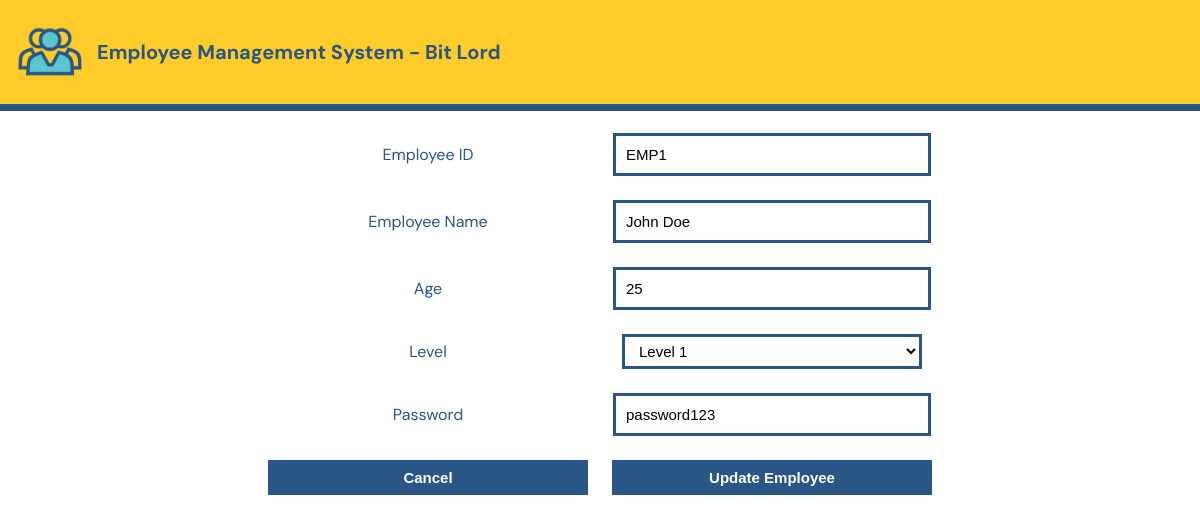
The page /admin/updateEmployee.php?empID=EMP1 on the database its author committed.
### tables this page shows
CREATE TABLE `employee` (
  `empId` varchar(11) NOT NULL,
  `empName` varchar(255) DEFAULT NULL,
  `empAge` int(11) DEFAULT NULL,
  `empLevel` varchar(50) DEFAULT NULL,
  `empPassword` varchar(255) DEFAULT NULL
);

### admin/updateEmployee.php (the view, shortened to what this page needs)
<?php
include_once("../conf/conf.php");
if(isset($_GET['empID'])) {
    $empID = $_GET['empID'];
    $query = "SELECT * FROM employee WHERE empId='$empID'";
    $result = mysqli_query($conn, $query);
    if(mysqli_num_rows($result) > 0) {
        $employee = mysqli_fetch_assoc($result);
    } else {
        header("Location: manageEmployee.php");
        exit;
    }
} else {
    header("Location: manageEmployee.php");
    exit;
}
?>
<!DOCTYPE html>
<html lang="en" class="conthtml">
<head>
    <link rel="stylesheet" href="../style/style.css">
</head>
<body class="contbody">
    <?php include_once("../script/header.php"); ?>
    <div class="container2">
        <form method="POST">
            <table>
                <tr>
                    <td>Employee ID</td>
                    <td><input type="text" id="employeeID" name="employeeID" class="inputText" value="<?php echo $employee['empId']; ?>" readonly></td>
                </tr>
                <tr>
                    <td>Employee Name</td>
                    <td><input type="text" id="employeeName" name="employeeName" class="inputText" value="<?php echo $employee['empName']; ?>" required></td>
                </tr>
                <tr>
                    <td>Age</td>
                    <td><input type="text" id="age" name="age" class="inputText" value="<?php echo $employee['empAge']; ?>" required></td>
                </tr>
                <tr>
                    <td>Level</td>
                    <td>
                        <select id="level" name="level" class="inputText" required>
                            <option value="Level1" <?php if($employee['empLevel'] == 'Level1') echo 'selected'; ?>>Level 1</option>
                        </select>
                    </td>
                </tr>
                <tr>
                    <td>Password</td>
                    <td><input type="text" id="password" name="password" class="inputText" value="<?php echo $employee['empPassword']; ?>" required></td>
                </tr>
                <tr>
                    <td><button type="button" class="btn" onclick="window.location.href='manageEmployee.php';">Cancel</button></td>
                    <td><input type="submit" value="Update Employee" class="btn"></td>
                </tr>
            </table>
        </form>
    </div>
</body>
</html>

### style/style.css (style rules this page uses)
body { font-family: 'DM Sans', sans-serif; }
.contbody { justify-content: center; align-items: center; margin-top: 120px; }
.container2 { margin: 10px auto; display: flex; flex-wrap: wrap; justify-content: center; align-items: center; text-align: center; max-width: 1000px; color: #295687; }
form { text-align: center; }
.inputText { width: 300px; height: 35px; margin: 10px; padding-left: 10px; font-size: 15px; border: 3px solid #295687; background: #FFF; }
.btn { width: 320px; height: 35px; margin: 10px; font-size: 15px; font-weight: 600; border: 3px solid #295687; background: #295687; color: #FFF; }

### rows shown on the page
employee: employeeID "EMP1", employeeName "John Doe", age "25", level "Level 1", password "password123"
